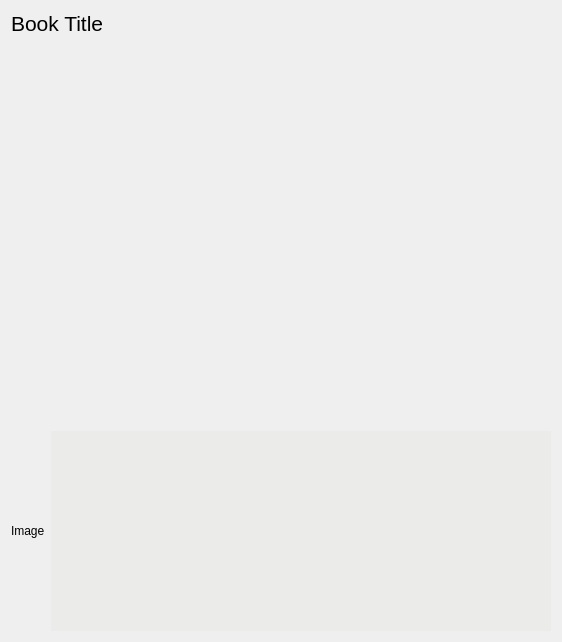
<?xml version="1.0" encoding="UTF-8"?>
<ui version="4.0">
 <class>BookInfoDialog</class>
 <widget class="QDialog" name="BookInfoDialog">
  <property name="geometry">
   <rect>
    <x>0</x>
    <y>0</y>
    <width>562</width>
    <height>642</height>
   </rect>
  </property>
  <property name="windowTitle">
   <string>Book info</string>
  </property>
  <layout class="QVBoxLayout" name="verticalLayout">
   <item>
    <layout class="QVBoxLayout" name="authorsLayout"/>
   </item>
   <item>
    <widget class="QLabel" name="titleLabel">
     <property name="sizePolicy">
      <sizepolicy hsizetype="Preferred" vsizetype="Fixed">
       <horstretch>0</horstretch>
       <verstretch>0</verstretch>
      </sizepolicy>
     </property>
     <property name="font">
      <font>
       <pointsize>16</pointsize>
      </font>
     </property>
     <property name="text">
      <string notr="true">Book Title</string>
     </property>
    </widget>
   </item>
   <item>
    <widget class="QLabel" name="genresLabel">
     <property name="text">
      <string notr="true"/>
     </property>
    </widget>
   </item>
   <item>
    <layout class="QHBoxLayout" name="horizontalLayout">
     <item>
      <layout class="QVBoxLayout" name="verticalLayout_2">
       <item>
        <widget class="QLabel" name="coverpageLabel">
         <property name="sizePolicy">
          <sizepolicy hsizetype="Fixed" vsizetype="Fixed">
           <horstretch>0</horstretch>
           <verstretch>0</verstretch>
          </sizepolicy>
         </property>
         <property name="text">
          <string notr="true">Image</string>
         </property>
        </widget>
       </item>
      </layout>
     </item>
     <item>
      <layout class="QVBoxLayout" name="verticalLayout_3">
       <item>
        <widget class="QTextEdit" name="annotationEdit">
         <property name="sizePolicy">
          <sizepolicy hsizetype="Expanding" vsizetype="Expanding">
           <horstretch>0</horstretch>
           <verstretch>0</verstretch>
          </sizepolicy>
         </property>
         <property name="maximumSize">
          <size>
           <width>16777215</width>
           <height>200</height>
          </size>
         </property>
         <property name="palette">
          <palette>
           <active>
            <colorrole role="Base">
             <brush brushstyle="SolidPattern">
              <color alpha="255">
               <red>235</red>
               <green>235</green>
               <blue>234</blue>
              </color>
             </brush>
            </colorrole>
           </active>
           <inactive>
            <colorrole role="Base">
             <brush brushstyle="SolidPattern">
              <color alpha="255">
               <red>235</red>
               <green>235</green>
               <blue>234</blue>
              </color>
             </brush>
            </colorrole>
           </inactive>
           <disabled>
            <colorrole role="Base">
             <brush brushstyle="SolidPattern">
              <color alpha="255">
               <red>244</red>
               <green>244</green>
               <blue>244</blue>
              </color>
             </brush>
            </colorrole>
           </disabled>
          </palette>
         </property>
         <property name="frameShape">
          <enum>QFrame::NoFrame</enum>
         </property>
         <property name="readOnly">
          <bool>true</bool>
         </property>
        </widget>
       </item>
      </layout>
     </item>
    </layout>
   </item>
   <item>
    <layout class="QVBoxLayout" name="fileinfoLayout"/>
   </item>
   <item>
    <layout class="QGridLayout" name="gridLayout">
     <item row="1" column="1">
      <layout class="QGridLayout" name="layout2"/>
     </item>
     <item row="1" column="0">
      <layout class="QGridLayout" name="layout1"/>
     </item>
    </layout>
   </item>
  </layout>
 </widget>
 <resources/>
 <connections/>
</ui>
